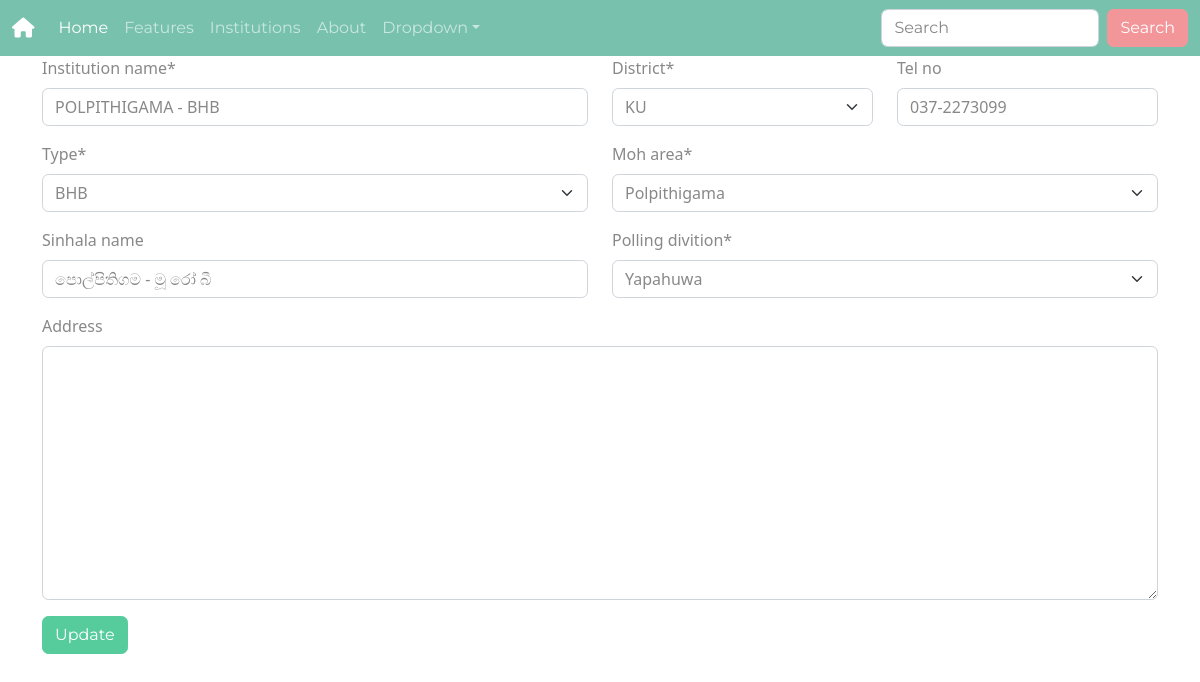
Screenshot of /insti-update/7 with the database file from the repository.
### institutions/models.py (models this page shows, shortened)
class Institution(models.Model):
    TYPES = [
        ('BHA', 'BHA'),
        ('BHB', 'BHB'),
        ('DHA', 'DHA'),
        ('DHB', 'DHB'),
        ('DHC', 'DHC'),
        ('PMCU', 'PMCU'),
        ('UNIT', 'UNIT'),
        ('SDC', 'SDC'),
        ('ADC', 'ADC'),
        ('MOH', 'MOH'),
        ('PGH', 'PGH'),
        ('ELSE', 'ELSE'),
    ]
    DISTRICT = [
        ('PU', 'PU'),
        ('KU', 'KU'),
    ]
    code = models.CharField(blank=True, null=True, max_length=4)
    institution_name = models.CharField(max_length=30)
    type = models.CharField(max_length=4, choices=TYPES)
    district = models.CharField(max_length=2, choices=DISTRICT)
    moh_area = models.ForeignKey(MOHArea, on_delete=models.PROTECT)
    polling_divition = models.ForeignKey(
        PollingDivision, on_delete=models.PROTECT)
    sinhala_name = models.CharField(blank=True, null=True, max_length=30)
    tel_no = models.CharField(blank=True, null=True, max_length=10)
    address = models.TextField(blank=True, null=True)

### institutions/views.py (the view)
# urls.py: path('insti-update/<pk>', InstitutionUpdateView.as_view(), name='insti-update'),
class InstitutionUpdateView(UpdateView):
    model = Institution
    fields = '__all__'

### institutions/models.py (called while the page is built)
    def __str__(self):
        return str(self.name)

    def __str__(self):
        return str(self.name)

### institutions/templates/institutions/institution_form.html (shortened to what this page needs)
{% extends "base.html" %}
{% load static crispy_forms_tags %}
{% block content %}
<form method="post">{% csrf_token %}
    <div class="container">
        <div class="row">
            <div class="col-6">
                {{ form.institution_name|as_crispy_field }}
            </div>
            <div class="col-3">
                {{ form.district|as_crispy_field }}
            </div>
            <div class="col-3">
                {{ form.tel_no|as_crispy_field }}
            </div>
            <div class="col-6">
                {{ form.type|as_crispy_field }}
            </div>
            <div class="col-6">
                {{ form.moh_area|as_crispy_field }}
            </div>
            <div class="col-6">
                {{ form.sinhala_name|as_crispy_field }}
            </div>
            <div class="col-6">
                {{ form.polling_divition|as_crispy_field }}
            </div>
            <div class="col-12">
                {{ form.address|as_crispy_field }}
            </div>
        </div>
        <input class="btn btn-success" type="submit" value="Update">
</form>
{% endblock content %}

### rows the page displays
Institution: institution_name "POLPITHIGAMA - BHB", district "KU", tel_no "037-2273099", type "BHB", moh_area "Polpithigama", sinhala_name "පොල්පිතිගම - මූ රෝ බී", polling_divition "Yapahuwa"
